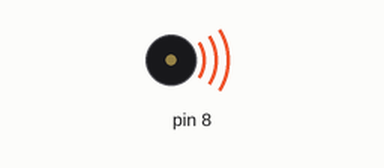
Simulated run of this program. Board: Arduino Uno, built with avr-gcc and run on an emulated ATmega328P. On the bench: buzzer (waves = sounding).

Above: at 0.2 s.
At 8.7 s:
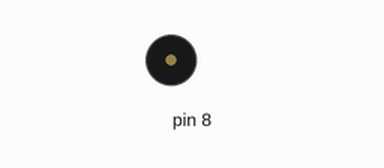
Timing chart, 0 to 13.0 s (numbered marks = the images above):
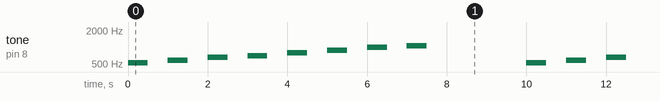

Measured:
- by itself, tone on pin 8: repeats every 10.0 s: silent 0.50 s, 587 Hz 0.50 s, silent 0.50 s, 659 Hz 0.50 s, silent 0.50 s, 698 Hz 0.50 s, silent 0.50 s, 784 Hz 0.50 s, silent 0.50 s, 880 Hz 0.50 s, silent 0.50 s, 988 Hz 0.50 s, silent 0.50 s, 1047 Hz 0.50 s, silent 2.5 s, 523 Hz 0.50 s

The program:

main.cpp
```cpp
#include <Arduino.h>
#include <pitches.h>

// www.elegoo.com
// 2016.12.08

#include "pitches.h"

// notes in the melody:
int melody[] = {
    NOTE_C5, NOTE_D5, NOTE_E5, NOTE_F5, NOTE_G5, NOTE_A5, NOTE_B5, NOTE_C6};
int duration = 500; // 500 miliseconds

void setup()
{
  // put your setup code here, to run once:
}

void loop()
{
  // put your main code here, to run repeatedly:
  for (int thisNote = 0; thisNote < 8; thisNote++)
  {
    // pin8 output the voice, every scale is 0.5 sencond
    tone(8, melody[thisNote], duration);

    // Output the voice after several minutes
    delay(1000);
  }

  // restart after two seconds
  delay(2000);
}
```
